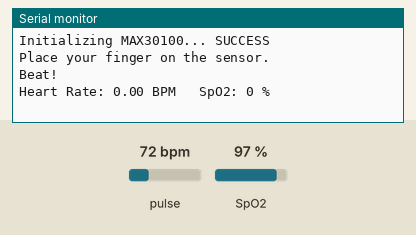
This sketch was run on a simulated Arduino Uno, built with avr-gcc and run on an emulated ATmega328P. Parts: the last lines printed to the serial monitor. The inputs (shaded band) are chosen by the test bench; at power-on: pulse 72 bpm, SpO2 97 %.

Above: at 1.2 s.
1.3 s: pulse set to 42 bpm
At 2.7 s:
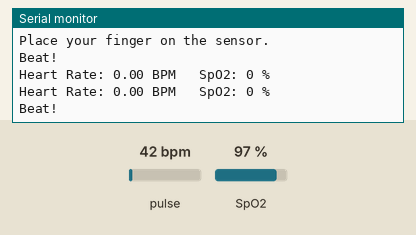
2.8 s: SpO2 set to 80 %
At 3.6 s:
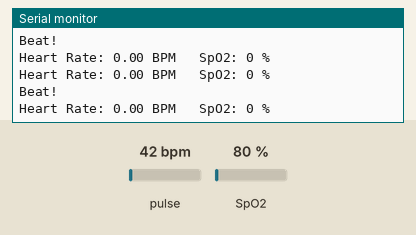
4.3 s: pulse set to 70 bpm
At 7.5 s:
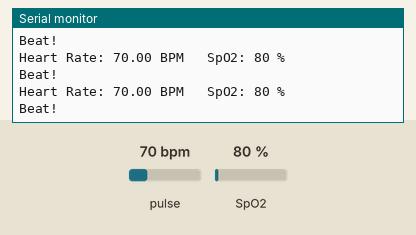
Timing chart, 0 to 9.0 s (numbered marks = the images above; inputs shaded):
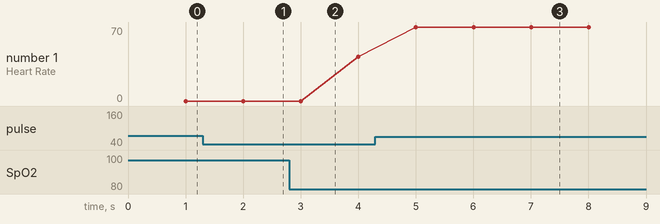

Measured:
- after the input at 4.3 s, the serial monitor: prints a new line after 0.70 s (image 3)
- plotted number 1: 42 → 70 after the input at 4.3 s

The sketch:

01_Testing_gy-87_on_esp.ino
```cpp
#include <Wire.h>
#include "MAX30100_PulseOximeter.h"

#define REPORTING_PERIOD_MS 1000

PulseOximeter pox;
uint32_t tsLastReport = 0;

// Called whenever a heartbeat is detected
void onBeatDetected()
{
    Serial.println("Beat!");
}

void setup()
{
    Serial.begin(9600);

    Serial.print("Initializing MAX30100... ");

    if (!pox.begin()) {
        Serial.println("FAILED");
        while (1);
    }

    Serial.println("SUCCESS");

    // IMPORTANT:
    // Your module worked better at 7.6mA, so keep it there.
    pox.setIRLedCurrent(MAX30100_LED_CURR_7_6MA);

    pox.setOnBeatDetectedCallback(onBeatDetected);

    Serial.println();
    Serial.println("Place your finger on the sensor.");
}

void loop()
{
    // Must be called as fast as possible
    pox.update();

    if (millis() - tsLastReport >= REPORTING_PERIOD_MS) {

        Serial.print("Heart Rate: ");
        Serial.print(pox.getHeartRate());
        Serial.print(" BPM");

        Serial.print("   SpO2: ");
        Serial.print(pox.getSpO2());
        Serial.println(" %");

        tsLastReport = millis();
    }
}
```
